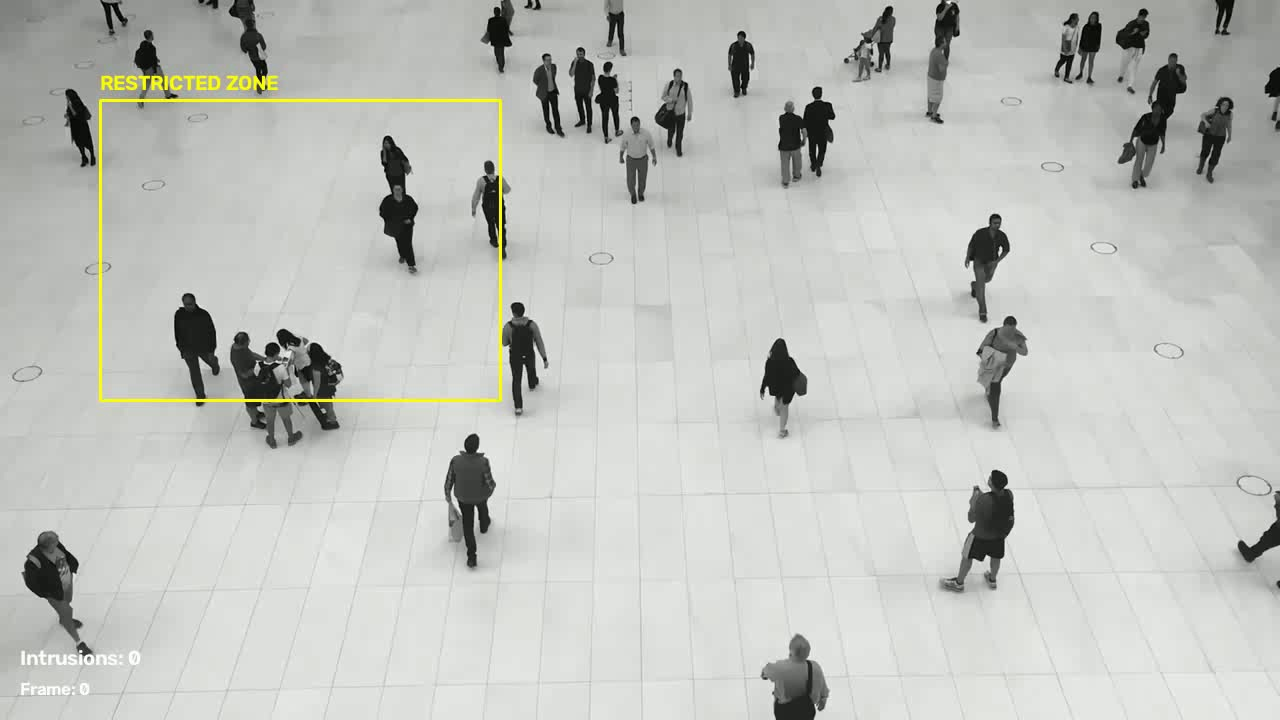
#> input picture security/test_frames/multiple/frame_000.jpg, 1280 x 720 px; its folder holds only this picture in this run
$ python simulate_multiple_detections.py
#> lines starting #> are read from the running program, lines starting #| are printed output that depends on the picture
import cv2
import os

INPUT_DIR = "test_frames/multiple"
OUTPUT_DIR = "test_frames/detected"

os.makedirs(OUTPUT_DIR, exist_ok=True)

files = sorted(
    file for file in os.listdir(INPUT_DIR)
    if file.lower().endswith((".jpg", ".jpeg", ".png"))
)

print("=== MULTI-FRAME TEST DETECTION ===")
print(f"Input frames: {len(files)}")
print()

for index, filename in enumerate(files):

    input_path = os.path.join(INPUT_DIR, filename)

    frame = cv2.imread(input_path)
#> frame is the input picture: shape (720, 1280, 3); mean B, G, R 189.6, 194.3, 192.3

    if frame is None:
        print(f"WARNING: Could not read {filename}")
        continue

    height, width = frame.shape[:2]
#> height = 720; width = 1280

    # ------------------------------------------------
    # TEMPORARY TEST DETECTION
    # This will later be replaced by best.pt
    # ------------------------------------------------

    x1 = int(width * 0.30)
#> x1 = 384
    y1 = int(height * 0.20)
#> y1 = 144
    x2 = int(width * 0.60)
#> x2 = 768
    y2 = int(height * 0.85)
#> y2 = 612

    object_type = "person"
    confidence = 0.94

    # Draw bounding box
    cv2.rectangle(
        frame,
        (x1, y1),
        (x2, y2),
        (0, 255, 0),
        2
    )

    # Draw label
    label = f"TEST: {object_type} {confidence:.2f}"

    cv2.putText(
        frame,
        label,
        (x1, max(y1 - 10, 20)),
        cv2.FONT_HERSHEY_SIMPLEX,
        0.7,
        (0, 255, 0),
        2
    )
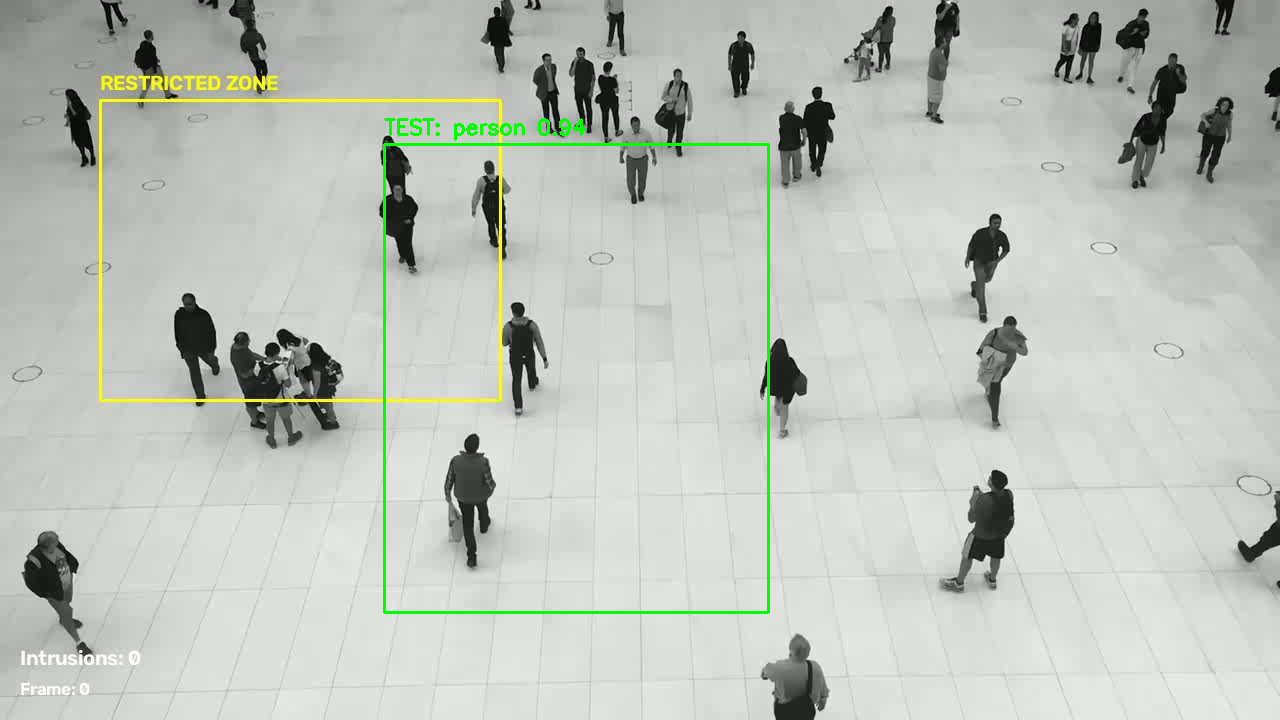
#> frame: shape (720, 1280, 3); mean B, G, R 188.3, 194.7, 191

    output_path = os.path.join(
        OUTPUT_DIR,
        f"detected_{index:03d}.jpg"
    )

    cv2.imwrite(output_path, frame)

    print(
        f"{filename} -> "
        f"{os.path.basename(output_path)}"
    )

print()
print("=== DETECTION PROCESSING COMPLETE ===")
print(f"Output folder: {OUTPUT_DIR}")

$ run again, on security/test_frames/multiple/frame_004.jpg
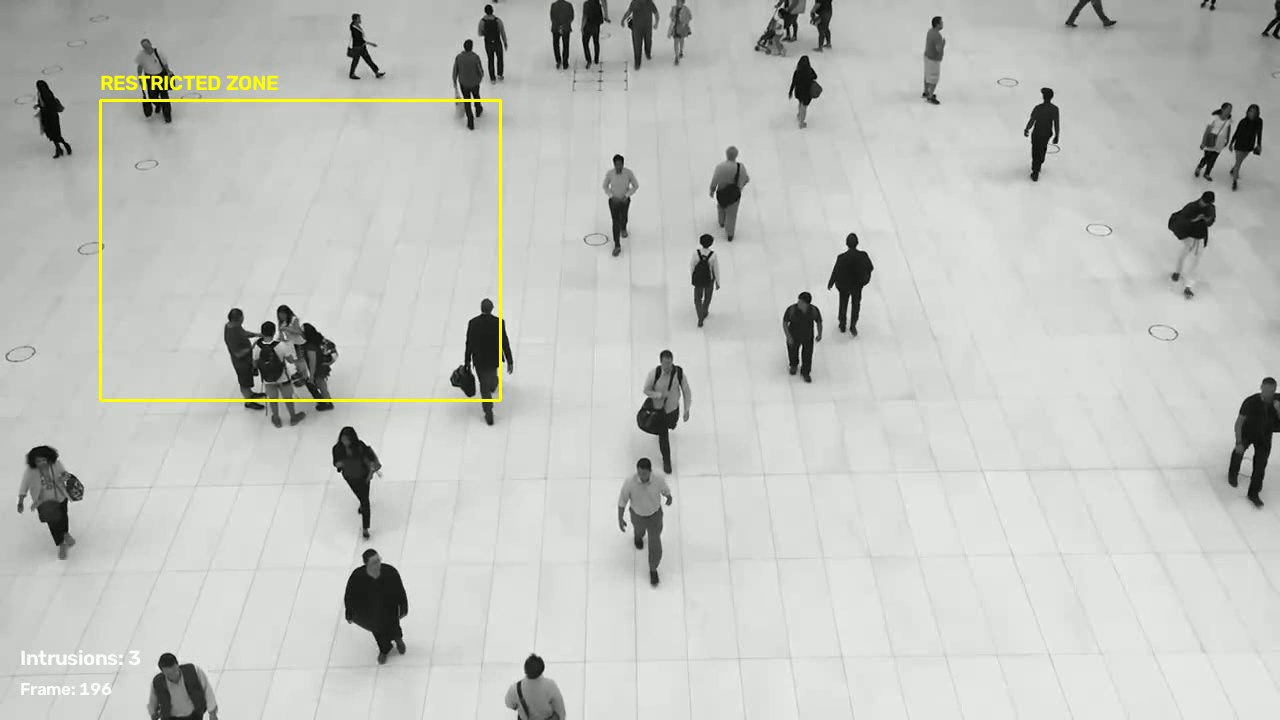
#> input picture security/test_frames/multiple/frame_004.jpg, 1280 x 720 px
#> frame is the input picture: shape (720, 1280, 3); mean B, G, R 190.5, 194.9, 193
#> `cv2.putText( frame, label, (x1, max(y1 - 10, 20)), cv2.FONT_HERSHEY_SI..`:
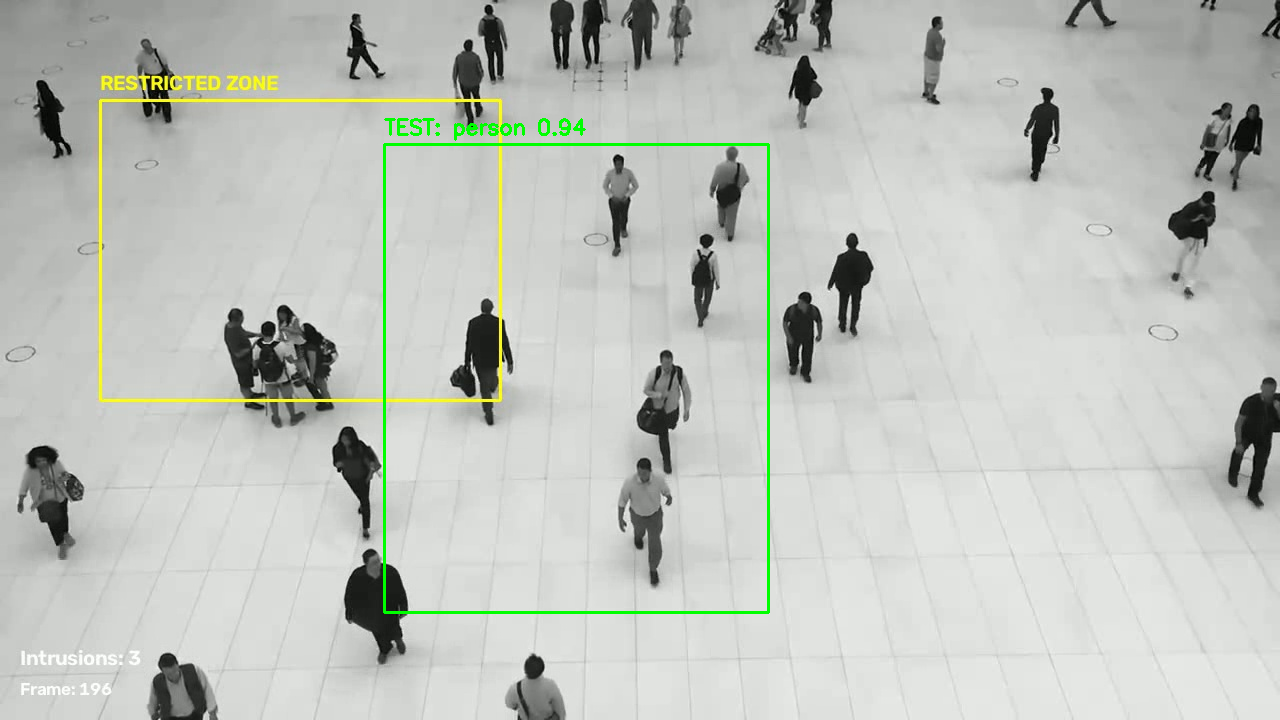
#> frame: shape (720, 1280, 3); mean B, G, R 189.1, 195.3, 191.6

$ run again, on security/test_frames/multiple/frame_005.jpg
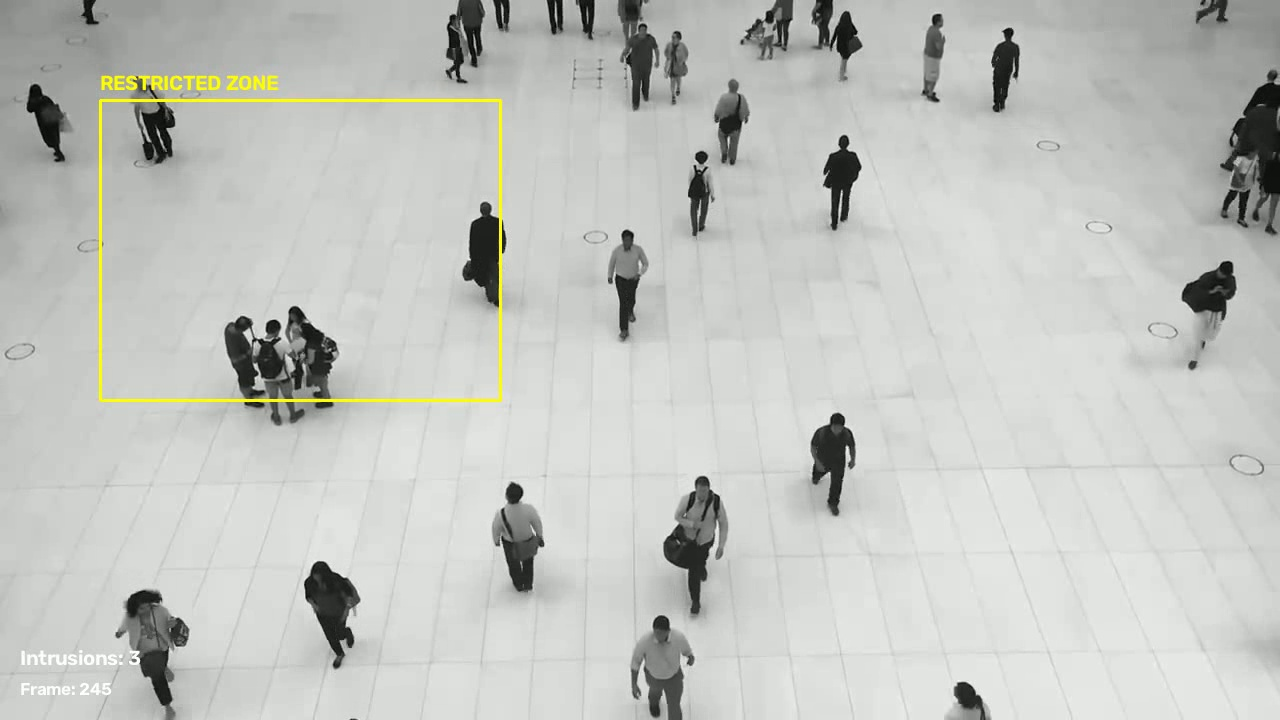
#> input picture security/test_frames/multiple/frame_005.jpg, 1280 x 720 px
#> frame is the input picture: shape (720, 1280, 3); mean B, G, R 191.9, 196.4, 194.5
#> `cv2.putText( frame, label, (x1, max(y1 - 10, 20)), cv2.FONT_HERSHEY_SI..`:
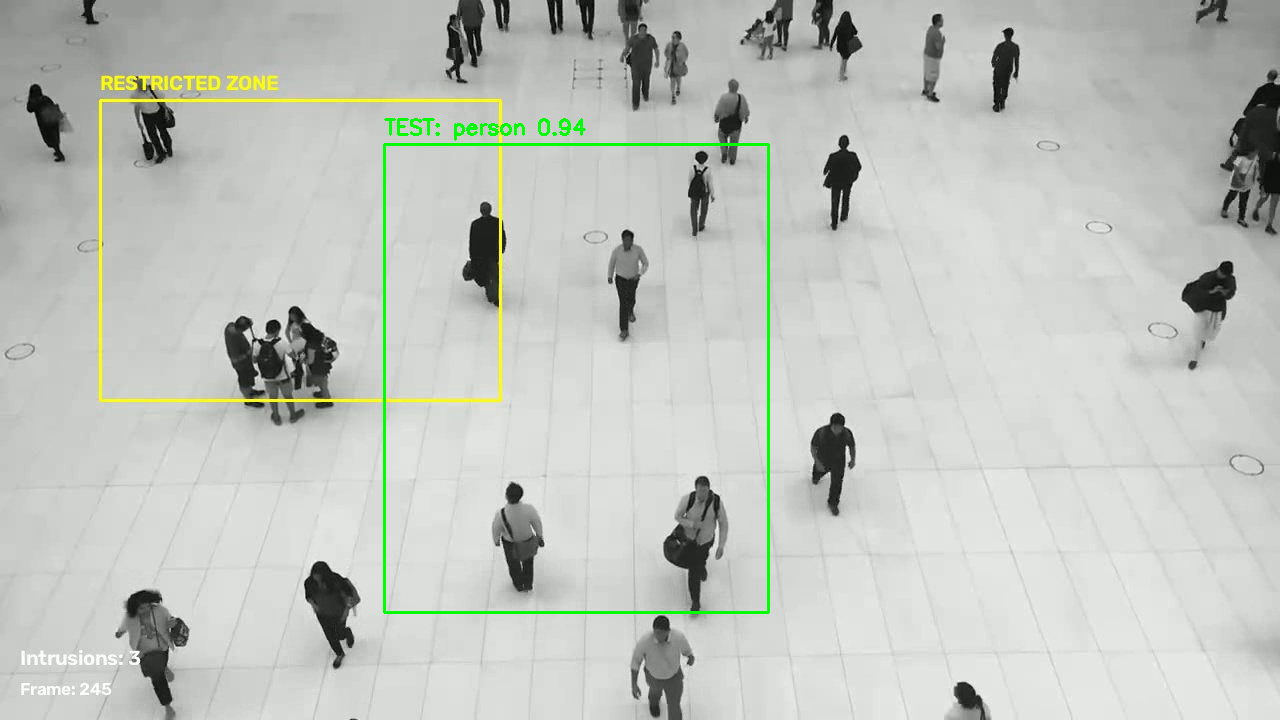
#> frame: shape (720, 1280, 3); mean B, G, R 190.5, 196.8, 193

$ run again, on security/test_frames/multiple/frame_006.jpg
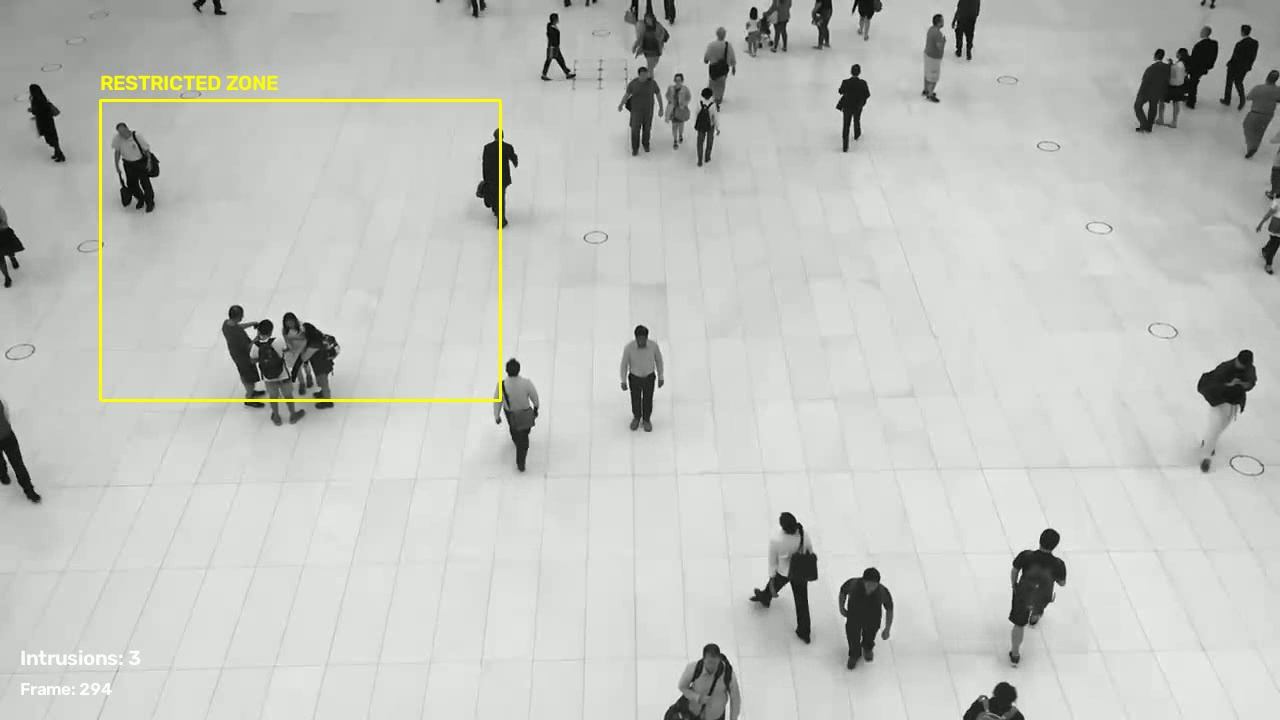
#> input picture security/test_frames/multiple/frame_006.jpg, 1280 x 720 px
#> frame is the input picture: shape (720, 1280, 3); mean B, G, R 192, 196.5, 194.5
#> `cv2.putText( frame, label, (x1, max(y1 - 10, 20)), cv2.FONT_HERSHEY_SI..`:
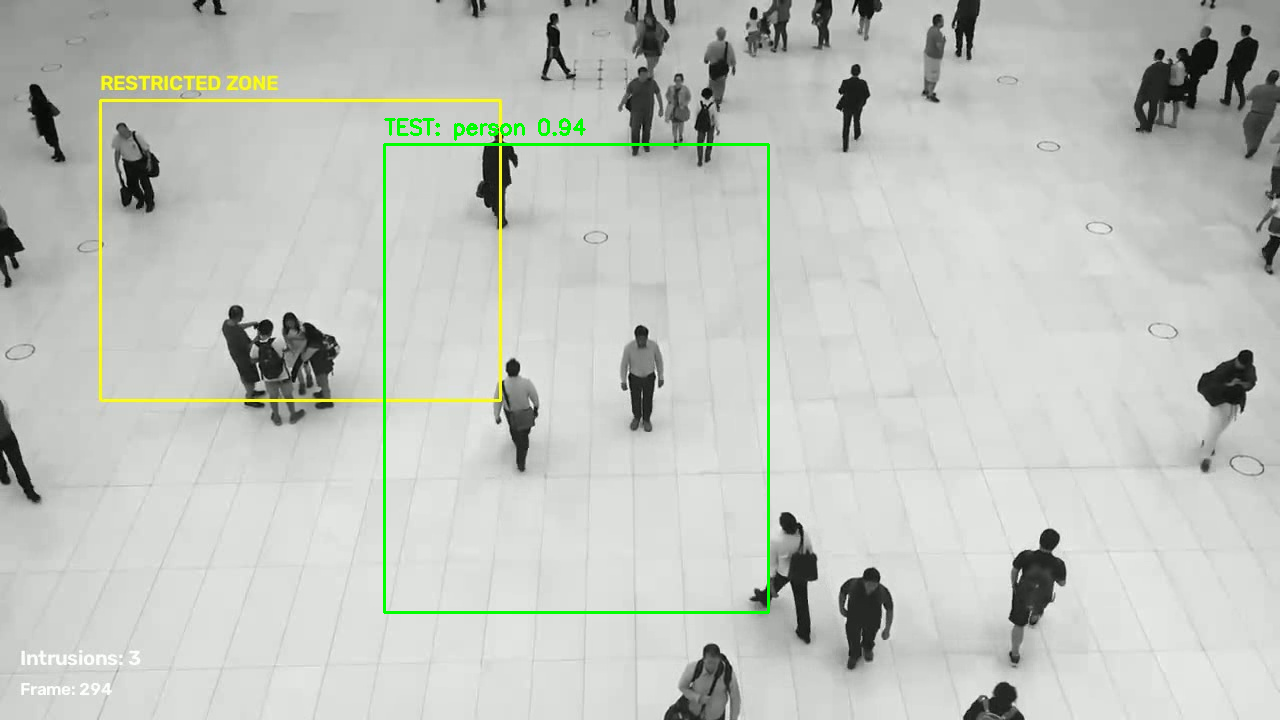
#> frame: shape (720, 1280, 3); mean B, G, R 190.6, 196.8, 193.1

$ run again, on security/test_frames/multiple/frame_001.jpg
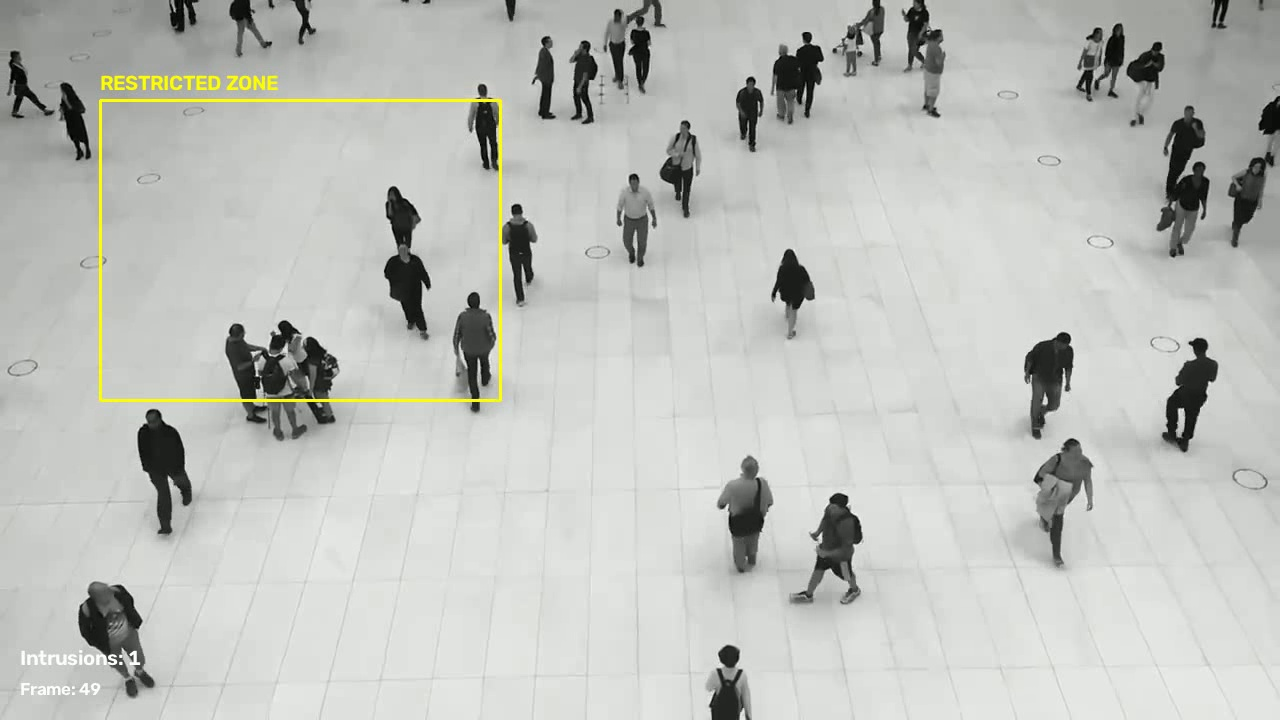
#> input picture security/test_frames/multiple/frame_001.jpg, 1280 x 720 px
#> frame is the input picture: shape (720, 1280, 3); mean B, G, R 187.9, 192.5, 190.5
#> `cv2.putText( frame, label, (x1, max(y1 - 10, 20)), cv2.FONT_HERSHEY_SI..`:
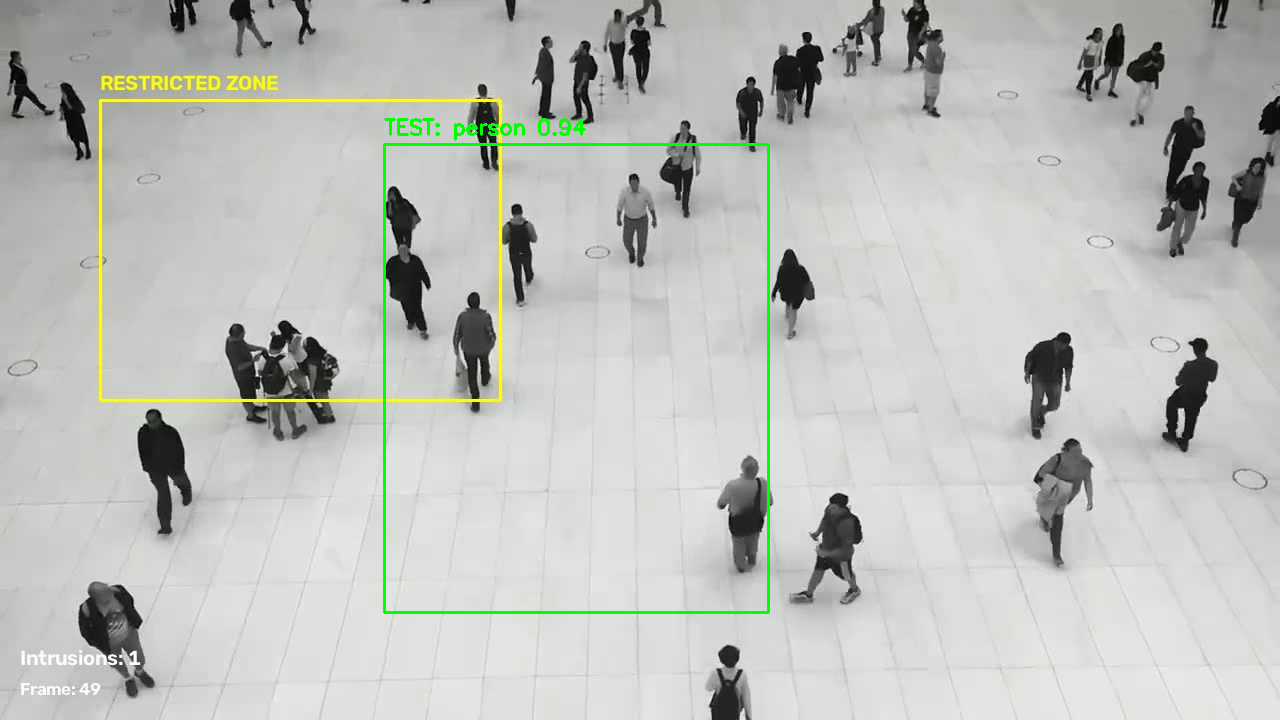
#> frame: shape (720, 1280, 3); mean B, G, R 186.6, 192.9, 189.1
